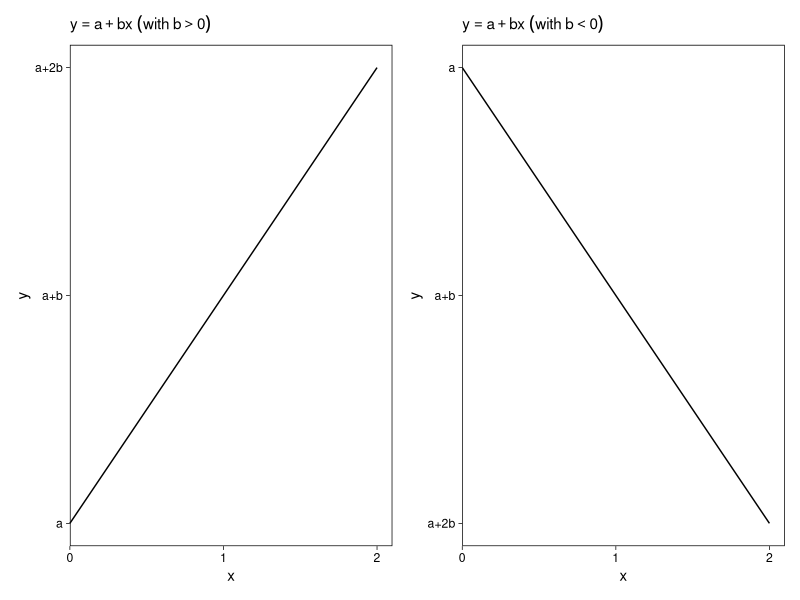

The R script that drew this image:
## ---- chunk 1
#| label: fig:regression-lines
#| column: margin
#
library(tidyverse)
library(patchwork)
# Thanks Solomon Kurz 
# set the global plotting theme
theme_set(theme_linedraw() +
            theme(panel.grid = element_blank()))

a <- 0
b <- 1

# left
p1 <-
  tibble(x = 0:2) %>% 
  mutate(y = a + b * x) %>%
  
  ggplot(aes(x = x, y = y)) +
  geom_line() +
  scale_x_continuous(expand = expansion(mult = c(0, 0.05)), breaks = 0:2) +
  scale_y_continuous(breaks = 0:2, labels = c("a", "a+b", "a+2b")) +
  labs(subtitle = expression(y==a+bx~(with~b>0)))

b <- -1

# right
p2 <-
  tibble(x = 0:2) %>% 
  mutate(y = a + b * x) %>%
  
  ggplot(aes(x = x, y = y)) +
  geom_line() +
  scale_x_continuous(expand = expansion(mult = c(0, 0.05)), breaks = 0:2) +
  scale_y_continuous(breaks = 0:-2, labels = c("a", "a+b", "a+2b")) +
  labs(subtitle = expression(y==a+bx~(with~b<0)))

# combine with patchwork
library(patchwork)

p1 + p2
